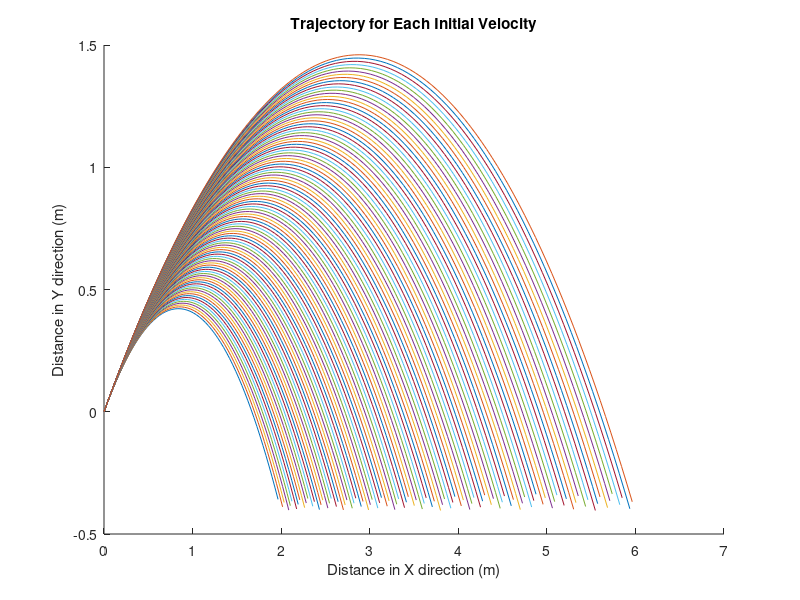

Recreate this plot in MATLAB.
g=9.81;
r=0.02;
A=pi*r^2;
Cd=0.47;
rho=1.225;
m=0.025;
Vmax=7.65;
Vmin=4.08;
Vmaxx=Vmax/sqrt(2);
Vminx=Vmin/sqrt(2);
P=linspace(Vminx,Vmaxx);
Vt=sqrt((2*m*g)/(Cd*rho*A));
h=-0.405;
t=linspace(0,1.2);
Vn=zeros(100,100);
x=linspace(0,0);
y=linspace(0,0);
V=linspace(0,0);
y_d=linspace(0,0);

for n=1:100
V_0=P(n);
U_0=V_0;
V=Vt.*((V_0-Vt*tan(g*t/Vt))./(Vt+V_0.*tan(g.*t./Vt)));
x=(Vt^2/g).*log((Vt^2+g*U_0.*t)./Vt^2);
y=(Vt^2/(2*g))*log((V_0.^2+Vt^2)./(V.^2+Vt^2));
Vn(n,:)=V;
X(n,:)=x;
Y(n,:)=y;

for i=1:100
   if y(i)>h
    y_d(i)=y(i);
   else 
       y_d(i)=NaN;
   end
end
hold on
plot(x,y_d)
xlabel('Distance in X direction (m)')
ylabel('Distance in Y direction (m)')
title('Trajectory for Each Initial Velocity')
end

